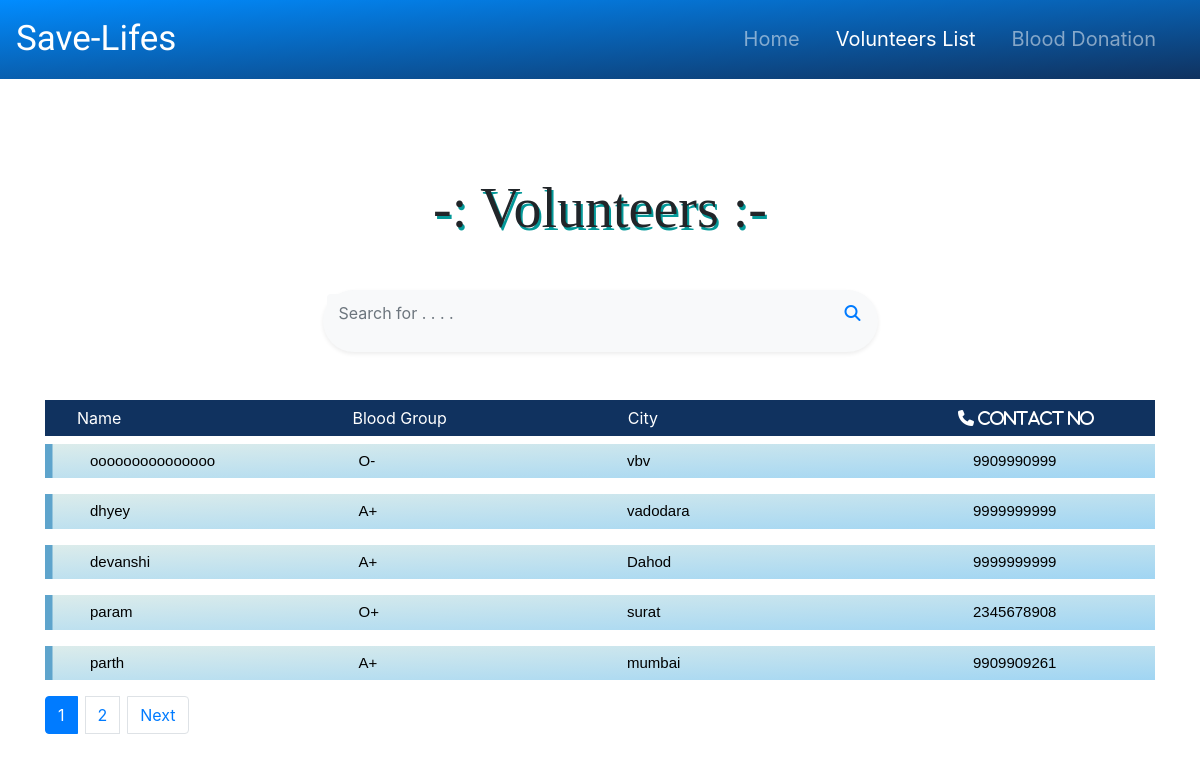
Page /Blood_Donation/VolunteerList/ on the committed database.
### blood_donation/models.py (models this page shows)
class Volunteer(models.Model):
    volunteer_email=models.CharField(max_length=50,primary_key=True,help_text ='write your email')
    volunteer_name=models.CharField(max_length=30)
    volunteer_city=models.CharField(max_length=20)
    volunteer_mobile_no=models.CharField(max_length=10)
    volunteer_bloodGroup=models.CharField(max_length=10,default=None)
    volunteer_gender=models.CharField(max_length=10,default=None)

### blood_donation/views.py (the view)
def VolunteerList(request):
    volunteers=Volunteer.objects.all()
    if volunteers.exists():
        paginator = Paginator(volunteers,5)
        page = request.GET.get('page', 1)
        try:
            volunteerss = paginator.page(page)
        except PageNotAnInteger:
            users = paginator.page(1)
        except EmptyPage:
            users = paginator.page(paginator.num_pages)
        return render(request, 'VolunteerList.html', {'volunteers':volunteerss})
    return render(request, 'VolunteerList.html')

### blood_donation/templates/VolunteerList.html (shortened to what this page needs)
<html>
<head>
    {% load static %}
    <link rel="stylesheet" type="text/css" href="{% static 'css/style3.css' %}">
    <link rel="stylesheet" href="https://stackpath.bootstrapcdn.com/bootstrap/4.4.1/css/bootstrap.min.css">
</head>
<body>
    <nav class="navbar navbar-expand-lg navbar-dark sticky-top" style="background:rgb(1, 140, 255); background: linear-gradient(to top left, #10325f, rgb(1, 140, 255) ); ">
        <a class="navbar-brand" href="#" style="font-size: 35px;">Save-Lifes</a>
        <div class="collapse navbar-collapse justify-content-end" id="navbarNavAltMarkup">
            <div class="navbar-nav" style="font-size: 20px;">
                <a class="nav-item nav-link" href="/">Home</a>
                <a class="nav-item nav-link active" href="/Blood_Donation/VolunteerList">Volunteers List<span class="sr-only">(current)</span></a>
                <a class="nav-item nav-link" href="/Blood_Donation/BloodDonationHome">Blood Donation</a>
            </div>
        </div>
    </nav>
    <div class="container my-5">
        <h2 class="text-center display-4 pt-5 mb-5" style="font-family:'Times New Roman', Times, serif; text-shadow:2px 3px rgb(4, 153, 153);">-: Volunteers :-</h2>
        <div class="p-1 bg-light rounded rounded-pill shadow-sm my-5" style="width:50%;margin: auto;">
            <form action="/Blood_Donation/searchBloodGroup/" method="GET" value="{{request.GET.q}}">
                <div class="input-group">
                    <input id="search" type="text" name="q" value="{{request.GET.q}}" placeholder="Search for . . . . " aria-describedby="button-addon1" class="form-control border-0 bg-light" style="box-shadow: none;">
                    <div class="input-group-append">
                        <button type="submit" name="submit" value="Search" class="btn btn-link text-primary"><i class="fa fa-search"></i></button>
                    </div>
                </div>
            </form>
        </div>
         {% if volunteers %}
        <div class="list" style="background-color:#10325f; color:white; padding: .4em .4em .4em 2em;">
            <div class="row">
                <div class="col">
                    Name
                </div>
                <div class="col">
                    Blood Group
                </div>
                <div class="col">
                    City
                </div>
                <div class="col text-center">
                    <i class="fa fa-phone" aria-hidden="true"> Contact No</i>
                </div>
            </div>
        </div>
        {% for vol in volunteers%}
        <div class="list-type4">
            <ol>
                <li>
                    <div class="row">
                        <div class="col">
                            {{vol.volunteer_name}}
                        </div>
                        <div class="col">
                            {{vol.volunteer_bloodGroup}}
                        </div>
                        <div class="col">
                            {{vol.volunteer_city}}
                        </div>
                        <div class="col text-center">
                            {{vol.volunteer_mobile_no}}
                        </div>
                    </div>
                </li>
            </ol>
        </div>
        {% endfor%} {% endif %}
        {% if volunteers.has_other_pages %}
        <ul class="pagination">
             {% for i in volunteers.paginator.page_range %} {% if volunteers.number == i %}
            <li class="active page-item mr-2"><a class="page-link">{{ i }}  <span class="sr-only">(current)</span></a></li>
            {% else %}
            <li class="page-item mr-2"><a class="page-link" href="?page={{ i }}">{{ i }}</a></li>
            {% endif %} {% endfor %} {% if volunteers.has_next %}
            <li class="page-item mr-2"><a class="page-link" href="?page={{ volunteers.next_page_number }}">Next</a></li>
            {% endif %}
        </ul>
        {% endif %}
    </div>
</body>
</html>

### blood_donation/static/css/style3.css (style rules this page uses)
.navbar-brand { font-family: 'Lobster', cursive; font-size: 30px; }
.navbar-nav a:after, .navbar-nav a:before { transition: all .5s; }
.navbar-nav a { position: relative; margin-right: 20px; }
.navbar-nav a:after { position: absolute; bottom: 0; left: 0; right: 0; margin: auto; width: 0%; content: '.'; color: transparent; background: #aaa; height: 1px; }
.col { margin: auto; }

### blood_donation/templates/VolunteerList.html (style rules this page uses)
.list-type4 { width: 100%; margin: 0 auto; }
.list-type4 ol { counter-reset: li; list-style: none; *list-style: decimal; font-size: 15px; font-family: 'Raleway', sans-serif; padding: 0; }
.list-type4 .row { padding: .4em .4em .4em 2em; *padding: .4em; margin: .5em 0; background: rgb(147, 240, 212); background: linear-gradient(to top left, rgb(160, 213, 243), rgb(220, 236, 235)); color: black; text-decoration: none; box-shadow: inset 0.5em 0 rgb(94, 164, 204); -webkit-transition: box-shadow 1s; transition: box-shadow 1s; }

### rows in the picture
Volunteer: volunteer_name "ooooooooooooooo", volunteer_bloodGroup "O-", volunteer_city "vbv", volunteer_mobile_no "9909990999"
Volunteer: volunteer_name "dhyey", volunteer_bloodGroup "A+", volunteer_city "vadodara", volunteer_mobile_no "9999999999"
Volunteer: volunteer_name "devanshi", volunteer_bloodGroup "A+", volunteer_city "Dahod", volunteer_mobile_no "9999999999"
Volunteer: volunteer_name "param", volunteer_bloodGroup "O+", volunteer_city "surat", volunteer_mobile_no "2345678908"
Volunteer: volunteer_name "parth", volunteer_bloodGroup "A+", volunteer_city "mumbai", volunteer_mobile_no "9909909261"

### other values in the picture
{{ i }} "1"
{{ i }} "2"
